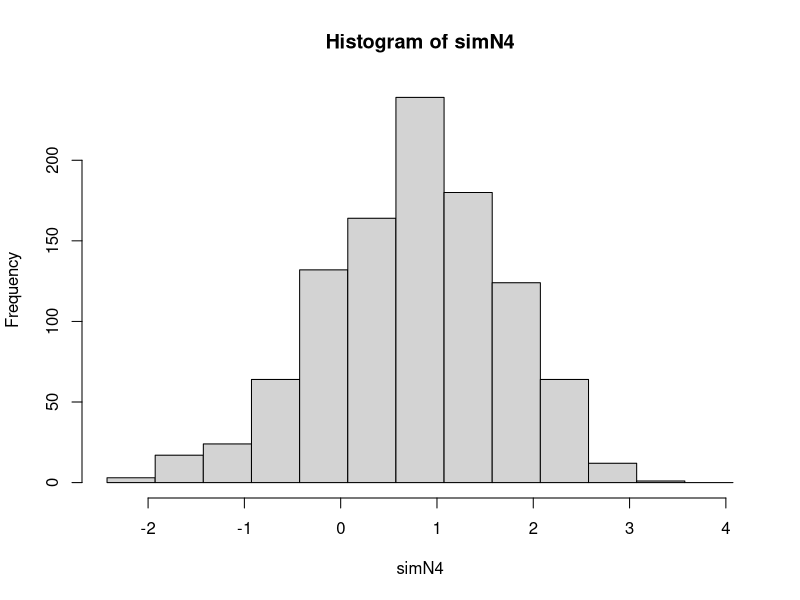
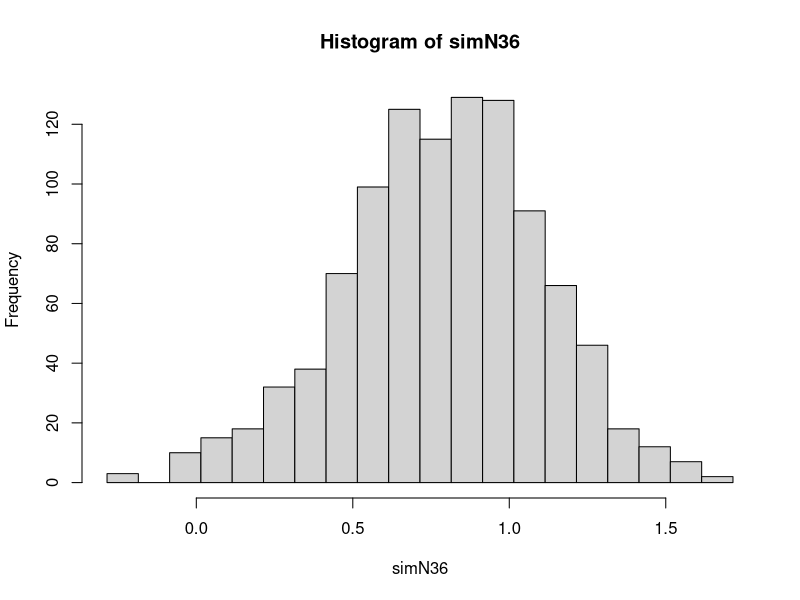

Write the R code that produced these figures, in order.
## ---- chunk 1
knitr::opts_chunk$set(echo = FALSE, comment=NA)
## ---- chunk 2
clt = function(sam, rep) {
  obs = NULL
  for (i in 1:rep) {
    x = runif(sam, 0, pi)
    zbar = mean(pi*sin(x^2))
    obs = c(obs, zbar)
  }
  obs
}

simN4 = clt(4, 1024)
hist(simN4, breaks=seq(min(simN4), max(simN4)+1, 0.5), prob=F)
## ---- chunk 3
mean(simN4)
## ---- chunk 4
sd(simN4)
## ---- chunk 5
simN36 = clt(36, 1024)
hist(simN36, breaks=seq(min(simN36), max(simN36)+0.1, 0.1), prob=F)
## ---- chunk 6
mean(simN36)
## ---- chunk 7
sd(simN36)
